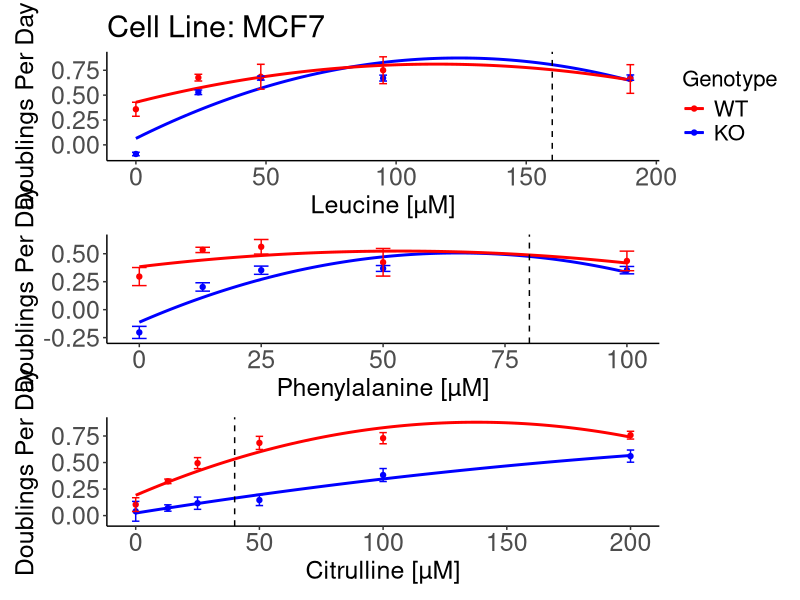

Write the R code that produced this figure.
library(tidyverse)
library(patchwork)
mcf7 <- read.csv("exp4a_MCF7.csv")

### This code below is awesome - just need to work on aesthetics now.  

### Cit
p1 <- mcf7 |>
  drop_na() |> 
  mutate_at(c("WT", "KO"), as.numeric) |>
  rename(Metabolite = Leu,
         Concentration = X,
         WT = c(X.1, X.2, WT, X.3),
         KO = c(X.4, X.5, KO, X.6)) |> 
  pivot_longer(
    cols = (WT1:KO4), 
    names_to = "Genotype",
    values_to = "dpd") |> 
  mutate(Genotype = gsub("\\d", "", Genotype)) |>
  group_by(Metabolite, Concentration, Genotype) |>
  summarize(mean = mean(dpd), sd = sd(dpd)) |> 
  filter(Metabolite == "Cit") |> 
  ggplot(aes(x = Concentration, y = mean, color = Genotype)) + 
  geom_point() +
  geom_smooth(method = "lm", formula = y ~ poly(x, 2), se = FALSE, aes(color = Genotype)) +
  geom_errorbar(aes(ymin = mean - sd, ymax = mean + sd), width = 3) +
  geom_vline(xintercept = 40, linetype = "dashed", color = "black") +
  labs(x = "Citrulline [µM]", y = "Doublings Per Day") +
  theme_bw() +
  theme(panel.grid.major = element_blank(), panel.grid.minor = element_blank(),
        panel.border = element_blank(), axis.line = element_line(color = "black"),
        axis.text.x = element_text(size = 18),
        axis.text.y = element_text(size = 18),
        axis.title.x = element_text(size = 18),
        axis.title.y = element_text(size = 18),
        legend.position = "none") + 
  scale_color_manual(values = c("WT" = "red","KO" = "blue"), breaks = c("WT", "KO"))

### Leu
p2 <- mcf7 |>
  drop_na() |> 
  mutate_at(c("WT", "KO"), as.numeric) |>
  rename(Metabolite = Leu,
         Concentration = X,
         WT = c(X.1, X.2, WT, X.3),
         KO = c(X.4, X.5, KO, X.6)) |> 
  pivot_longer(
    cols = (WT1:KO4), 
    names_to = "Genotype",
    values_to = "dpd") |> 
  mutate(Genotype = gsub("\\d", "", Genotype)) |>
  group_by(Metabolite, Concentration, Genotype) |>
  summarize(mean = mean(dpd), sd = sd(dpd)) |> 
  filter(Metabolite == "Leu") |> 
  ggplot(aes(x = Concentration, y = mean, color = Genotype)) + 
  geom_point() +
  geom_smooth(method = "lm", formula = y ~ poly(x, 2), se = FALSE, aes(color = Genotype)) +
  geom_errorbar(aes(ymin = mean - sd, ymax = mean + sd), width = 3) +
  geom_vline(xintercept = 160, linetype = "dashed", color = "black") +
  labs(x = "Leucine [µM]", y = "Doublings Per Day", title = "Cell Line: MCF7") + 
  theme_bw() +
  theme(panel.grid.major = element_blank(), panel.grid.minor = element_blank(),
        panel.border = element_blank(), axis.line = element_line(color = "black"),
        axis.text.x = element_text(size = 18),
        axis.text.y = element_text(size = 18),
        axis.title.x = element_text(size = 18),
        axis.title.y = element_text(size = 18),
        plot.title = element_text(size = 22),
        legend.text = element_text(size = 16),
        legend.title = element_text(size = 16)) +
  scale_color_manual(values = c("WT" = "red","KO" = "blue"), breaks = c("WT", "KO"))



### Phe
p3 <- mcf7 |>
  drop_na() |> 
  mutate_at(c("WT", "KO"), as.numeric) |>
  rename(Metabolite = Leu,
         Concentration = X,
         WT = c(X.1, X.2, WT, X.3),
         KO = c(X.4, X.5, KO, X.6)) |> 
  pivot_longer(
    cols = (WT1:KO4), 
    names_to = "Genotype",
    values_to = "dpd") |> 
  mutate(Genotype = gsub("\\d", "", Genotype)) |>
  group_by(Metabolite, Concentration, Genotype) |>
  summarize(mean = mean(dpd), sd = sd(dpd)) |> 
  filter(Metabolite == "Phe") |> 
  ggplot(aes(x = Concentration, y = mean, color = Genotype)) + 
  geom_point() +
  geom_smooth(method = "lm", formula = y ~ poly(x, 2), se = FALSE, aes(color = Genotype)) +
  geom_errorbar(aes(ymin = mean - sd, ymax = mean + sd), width = 3) +
  geom_vline(xintercept = 80, linetype = "dashed", color = "black") +
  labs(x = "Phenylalanine [µM]", y = "Doublings Per Day") +
  theme_bw() +
  theme(panel.grid.major = element_blank(), panel.grid.minor = element_blank(), 
        panel.border = element_blank(), axis.line = element_line(color = "black"),
        axis.text.x = element_text(size = 18),
        axis.text.y = element_text(size = 18),
        axis.title.x = element_text(size = 18),
        axis.title.y = element_text(size = 18),
        legend.position = "none") + 
  scale_color_manual(values = c("WT" = "red","KO" = "blue"), breaks = c("WT", "KO"))


plots <- p2 + p3 + p1 + plot_layout(ncol = 1)

print(plots)
